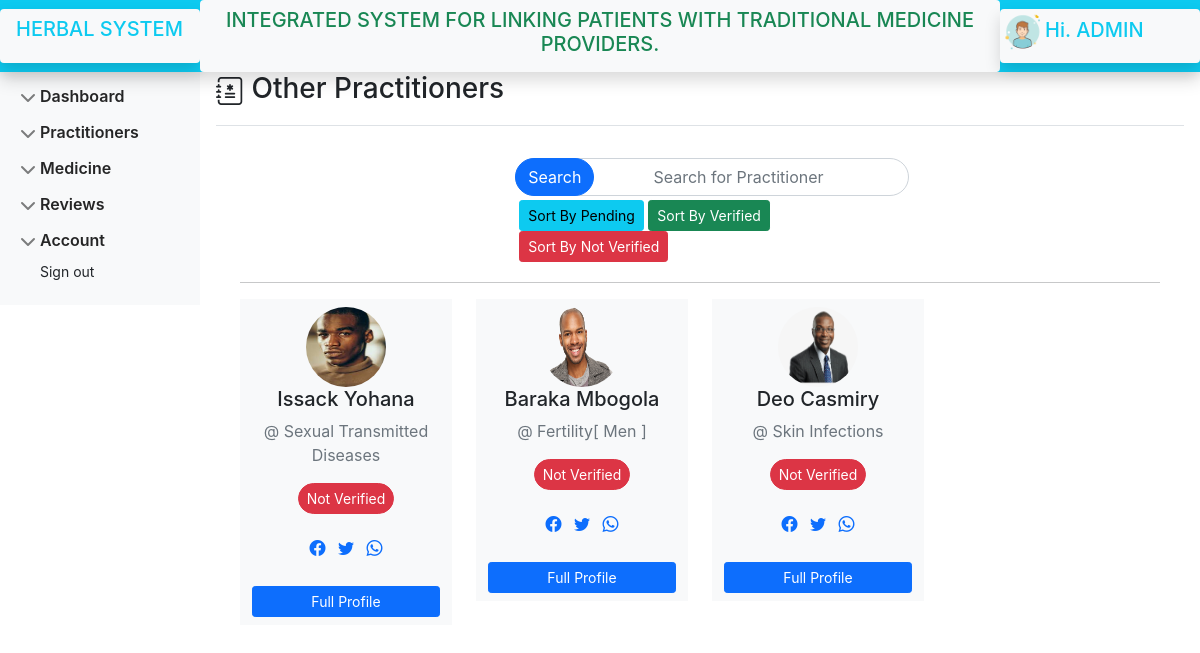
The app's page /admin/practitioners.php?notverified (signed in) with its own data.
### tables this page shows
CREATE TABLE `practitioner` (
  `id` int(50) NOT NULL AUTO_INCREMENT,
  `fname` varchar(255) NOT NULL,
  `lname` varchar(255) NOT NULL,
  `phone` int(255) NOT NULL,
  `email` varchar(255) NOT NULL,
  `office_name` varchar(255) NOT NULL,
  `address` varchar(255) NOT NULL,
  `username` varchar(255) NOT NULL,
  `password` varchar(50) NOT NULL,
  `profile` varchar(255) NOT NULL,
  `professionality` varchar(255) NOT NULL,
  `bio` varchar(1000) NOT NULL,
  `nida` varchar(25) NOT NULL,
  `businesslicense` varchar(100) NOT NULL,
  `facebook` varchar(250) NOT NULL,
  `twitter` varchar(250) NOT NULL,
  `joined_on` date NOT NULL DEFAULT current_timestamp(),
  `is_new` int(11) NOT NULL DEFAULT 0,
  `role` varchar(50) NOT NULL DEFAULT 'user',
  `license` varchar(255) NOT NULL,
  `verified` int(11) NOT NULL DEFAULT 0,
  PRIMARY KEY (`id`)
);

### admin/practitioners.php (the view, shortened to what this page needs)
<?php include "../includes/database.php";?>
<!doctype html>
<html lang="en">
<head>
    <link href="../../css/bootstrap.css" type="text/css" rel="stylesheet">
    <link href="../profile.css" type="text/css" rel="stylesheet">
    <link rel="stylesheet" href="https://cdn.jsdelivr.net/npm/bootstrap@5.1.3/dist/css/bootstrap.min.css"
>
    <link rel="stylesheet" href="https://cdn.jsdelivr.net/npm/bootstrap-icons@1.8.2/font/bootstrap-icons.css">
    <link href="https://cdnjs.cloudflare.com/ajax/libs/font-awesome/5.13.0/css/all.min.css" rel="stylesheet">
    <link rel="stylesheet" href="sidebar.css">
    <link rel="stylesheet" href="https://cdn.jsdelivr.net/npm/bootstrap-icons@1.8.2/font/bootstrap-icons.css">
    <link href="https://cdnjs.cloudflare.com/ajax/libs/font-awesome/5.13.0/css/all.min.css" rel="stylesheet">
</head>
<body>
    <?php include '../includes/adminheader.php';?>
    <div class="container-fluid ">
        <div class="row pt-4 ">
            <?php include '../includes/adminnav.php';?>
            <main class="col-md-9 ms-sm-auto col-lg-10 px-md-3 pt-4 ">
                <div
                    class="d-flex justify-content-between flex-wrap flex-md-nowrap align-items-center pt-4 pb-2 mb-3 border-bottom">
                    <h3><i class="bi bi-journal-medical"></i> Other Practitioners</h3>
                </div>
                <div class=" content container-fluid ">
                    <div class="row">
                        <div class="form-group mt-3 col-lg-5 col-md-7 col-sl-5 m-auto position-relative">
                            <form action="" method="get">
                                <input type="search" name="search"
                                    class="form-control d-block search-box position-absolute"
                                    placeholder="Search for Practitioner" aria-describedby="helpId">
                                <button type="submit"
                                    class="btn btn-primary d-flex flex-row-reverse position-relative search-button">
                                    Search
                                </button>
                            </form>
                            <div class="col-11 p-1">
                                <a href="?pending" class="btn btn-info btn-sm">Sort By Pending</a>
                                <a href="?verified" class="btn btn-success btn-sm">Sort By Verified</a>
                                <a href="?notverified" class="btn btn-danger btn-sm">Sort By Not Verified</a>
                            </div>
                        </div>
                    </div>
                    <hr>
                    <div class="row mt-3">
                        <?php
                            if(!isset($_GET['search'])){
                                if(isset($_GET['verified'])){
                                    $sql = "SELECT * FROM `practitioner` WHERE `verified`=1";
                                }elseif(isset($_GET['notverified'])){
                                    $sql = "SELECT * FROM `practitioner` WHERE `verified`=0";
                                }elseif(isset($_GET['pending'])){
                                    $sql = "SELECT * FROM `practitioner` WHERE `verified`=2";
                                }
                                else{
                                    $sql = "SELECT * FROM `practitioner`";
                                }
                            }else{
                                $keyword = $_GET['search'];
                                $sql = "SELECT * FROM `practitioner` WHERE (`fname` LIKE '%".$keyword."%') OR (`lname` LIKE '%".$keyword."%') OR (`professionality` LIKE '%".$keyword."%')";
                            }
                            $resultset = mysqli_query($conn, $sql);
                            while( $record = mysqli_fetch_assoc($resultset) ) {
                                $id = $record['id'];
                                $fname = $record['fname'];
                                $lname = $record['lname'];
                                $image = $record['profile'];
                                $phone = $record['phone'];
                                $facebook = $record['facebook'];
                                $twitter = $record['twitter'];
                                $verified = $record['verified'];
                                $career = $record['professionality'];
                                if($verified== 0){
                                    $verified = '<small class="btn btn-danger btn-sm" style="border-radius:20px">Not Verified</small>';
                                }elseif($verified== 1){
                                    $verified = '<small class="btn btn-success btn-sm" style="border-radius:20px">Verified</small>';
                                }elseif($verified == 2){
                                    $verified = '<small class="btn btn-primary btn-sm" style="border-radius:20px">Pending</small>';
                                }else{
                                    echo '';
                                }
                            ?>
                        <div class="col-lg-3 col-md-5 col-sm-8 card-box  ">
                            <div class="row m-0 bg-light mb-2">
                                <div class="text-center card-box">
                                    <div class="member-card pt-2 pb-2">
                                        <div class="thumb-sm member-thumb mx-auto">
                                            <img src="../upload/<?php echo $image; ?>" class="rounded-circle"
                                                alt="profile-image" height="80px" width="80px">
                                        </div>
                                        <div class="">
                                            <h5><?php  echo $fname;echo ' ';echo $lname; ?></h5>
                                            <p class="text-muted">@ <?php echo $career; ?> <span> </span><span></span>
                                            </p>
                                            <p class=" w-100 h-25 "><?php echo $verified; ?></p>
                                        </div>
                                        <ul class="social-link list-inline  m-t-40 m-b-10">
                                            <li class="list-inline-item"><a title="" data-placement="top"
                                                    data-toggle="tooltip" class="tooltips"
                                                    href="https://<?php echo $facebook; ?>"
                                                    data-original-title="Facebook"><i class="bi bi-facebook"></i></a>
                                            </li>
                                            <li class="list-inline-item"><a title="" data-placement="top"
                                                    data-toggle="tooltip" class="tooltips"
                                                    href="https://<?php echo $twitter; ?>"
                                                    data-original-title="Twitter"><i class="bi bi-twitter"></i></a></li>
                                            <li class="list-inline-item"><a title="" data-placement="top"
                                                    data-toggle="tooltip" class="tooltips"
                                                    href="https://wa.me/+255<?php echo $phone; ?>"
                                                    data-original-title="whatsapp"><i
                                                        class="bi bi-whatsapp h-100"></i></a>
                                            </li>
                                        </ul>
                                        <a href="pr-profile.php?id=<?php echo $id;?>"
                                            class="btn btn-primary mt-3 w-100 btn-sm   ">Full
                                            Profile</a>
                                    </div>
                                </div>
                            </div>
                        </div>
                        <?php }  echo '<br';?>
                    </div>
                </div>
            </main>
        </div>
    </div>
</body>
</html>

### admin/profile.css (style rules this page uses)
body { font-family: -apple-system, BlinkMacSystemFont, 'Segoe UI', Roboto, Oxygen, Ubuntu, Cantarell, 'Open Sans', 'Helvetica Neue', sans-serif; background-color: #f9f9fa }
.m-b-10 { margin-bottom: 10px; }
.text-muted { color: #919aa3 !important; }
.m-t-40 { margin-top: 20px; }

### admin/sidebar.css (style rules this page uses)
body { font-family: -apple-system, BlinkMacSystemFont, 'Segoe UI', Roboto, Oxygen, Ubuntu, Cantarell, 'Open Sans', 'Helvetica Neue', sans-serif; min-height: 100vh; min-height: -webkit-fill-available; }
html { height: -webkit-fill-available; }
.bi { vertical-align: -.125em; pointer-events: none; fill: currentColor; }

### admin/practitioners.php (style rules this page uses)
input[type='search'] { padding-left: 80px; text-align: center; }
button.search-button, .search-box, .profile { border-radius: 70px; }

### records on screen
practitioner: profile (picture), fname "Issack", lname "Yohana", professionality "Sexual Transmitted Diseases", verified "Not Verified"
practitioner: profile (picture), fname "Baraka", lname "Mbogola", professionality "Fertility[ Men ]", verified "Not Verified"
practitioner: profile (picture), fname "Deo", lname "Casmiry", professionality "Skin Infections", verified "Not Verified"

### other values on screen
$admin "ADMIN"
